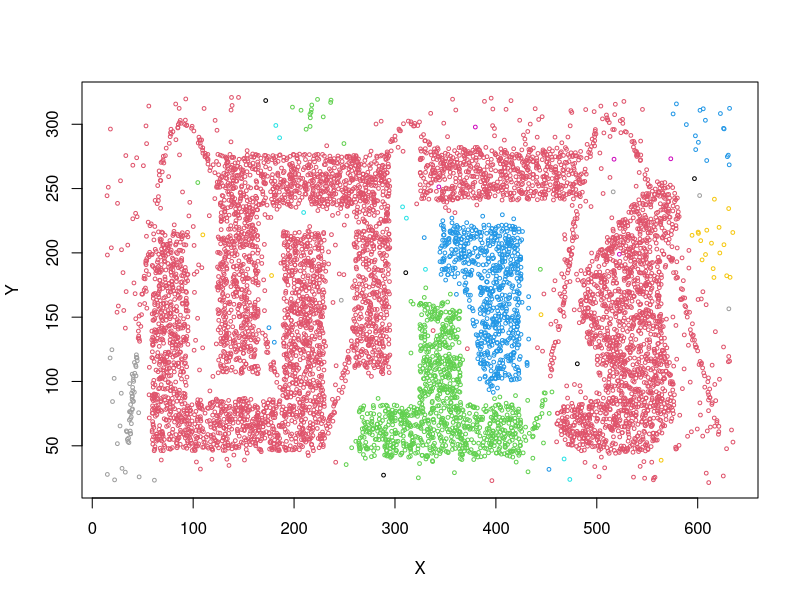
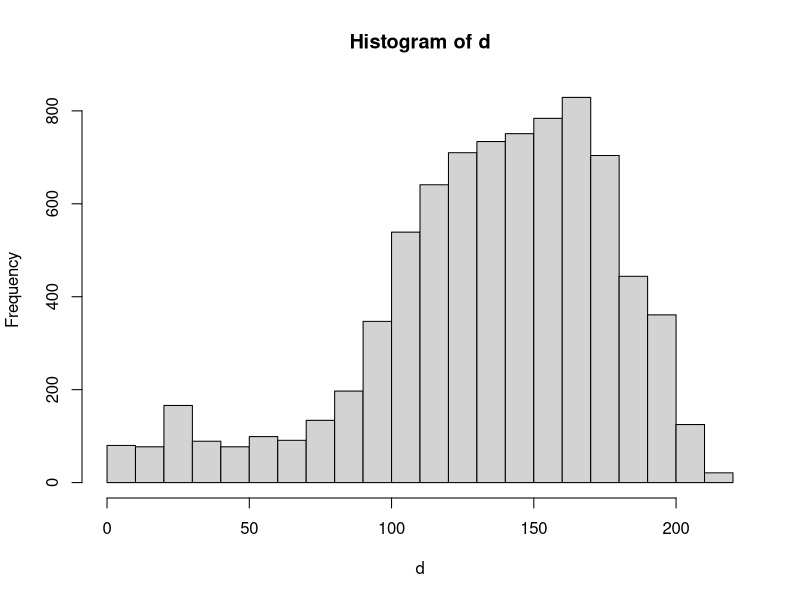
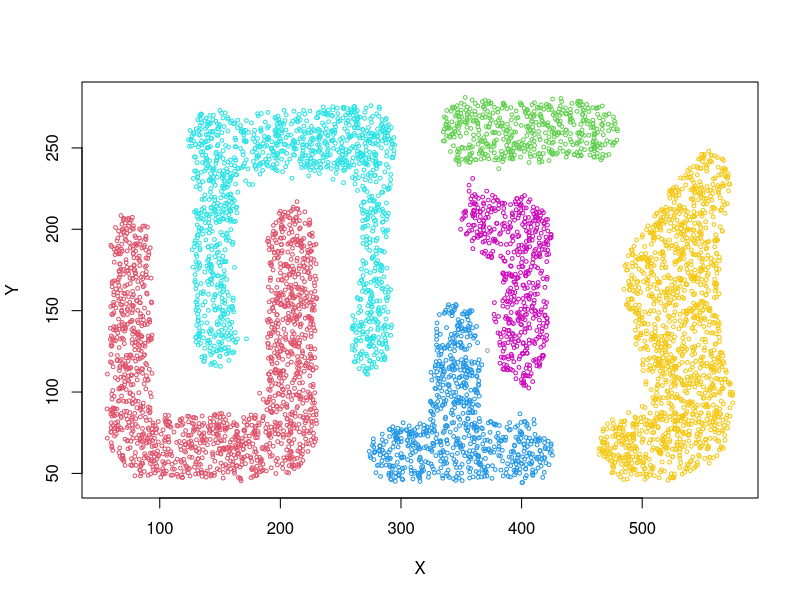

Reproduce these figures in R, in order.
library(dbscan)


### Name: jpclust
### Title: Jarvis-Patrick Clustering
### Aliases: jpclust
### Keywords: model clustering

### ** Examples

data("DS3")

# use a shared neighborhood of 20 points and require 12 shared neighbors
cl <- jpclust(DS3, k = 20, kt = 12)
cl

plot(DS3, col = cl$cluster+1L, cex = .5)
# Note: JP clustering does not consider noise and thus,
# the sine wave points chain clusters together.

# use a precomputed kNN object instead of the original data.
nn <- kNN(DS3, k = 30)
nn

cl <- jpclust(nn, k = 20, kt = 12)
cl

# cluster with noise removed (use low pointdensity to identify noise)
d <- pointdensity(DS3, eps = 25)
hist(d, breaks = 20)
DS3_noiseless <- DS3[d > 110,]

cl <- jpclust(DS3_noiseless, k = 20, kt = 10)
cl

plot(DS3_noiseless, col = cl$cluster+1L, cex = .5)
